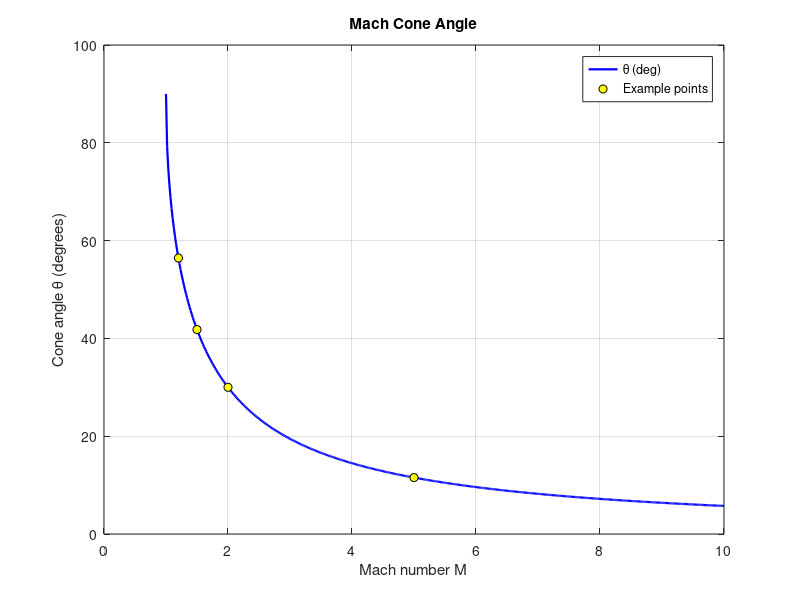

This figure's MATLAB source:
M = linspace(1, 10, 500);       % Mach range (M >= 1)
theta_rad = asin(1 ./ M);       % theta in radians
theta_deg = theta_rad * (180/pi);

% Plot
figure;
plot(M, theta_deg, 'b-', 'LineWidth', 1.6)
hold on

% Mark some example Mach numbers
Mmarks = [1.2, 1.5, 2, 5];
theta_marks_deg = asin(1./Mmarks) * (180/pi);
plot(Mmarks, theta_marks_deg, 'ko', 'MarkerFaceColor','y')

xlabel('Mach number M')

ylabel('Cone angle \theta (degrees)')

title('Mach Cone Angle')
legend('\theta (deg)','Example points','Location','northeast')
grid on

hold off
